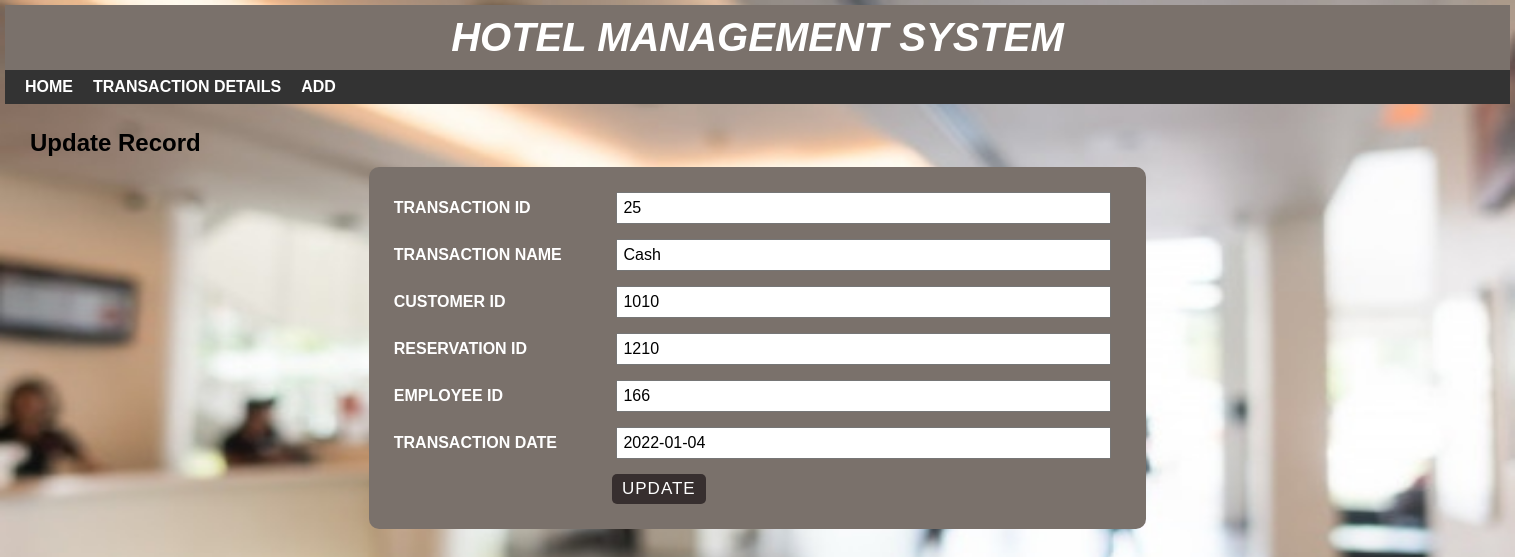
/updatetransaction.php?TRANSACTION_ID=25, run on the app's committed database.
### tables this page shows
CREATE TABLE IF NOT EXISTS `transactions` (
  `TRANSACTION_ID` int NOT NULL AUTO_INCREMENT,
  `TRANSACTION_NAME` varchar(30) NOT NULL,
  `CUST_ID` int NOT NULL,
  `RESERVE_ID` int NOT NULL,
  `EMP_ID` int NOT NULL,
  `TRANSACTION_DATE` date NOT NULL,
  PRIMARY KEY (`TRANSACTION_ID`),
  KEY `CUST_ID` (`CUST_ID`),
  KEY `RESERVE_ID` (`RESERVE_ID`),
  KEY `EMP_ID` (`EMP_ID`)
);

### updatetransaction.php (the view, shortened to what this page needs)
<?php
include 'headers/headertransaction.php';
?>
<?php
include 'databaseconfig/config.php';
$TRANSACTION_ID = $_GET['TRANSACTION_ID'];
$sql = "SELECT * FROM TRANSACTIONS WHERE TRANSACTION_ID = '$TRANSACTION_ID'";
$result = mysqli_query($conn, $sql) or die("Query Unsuccessful.");
if (mysqli_num_rows($result) > 0) {
  while ($row = mysqli_fetch_assoc($result)) {
?>
    <div id="main-content">
      <h2>Update Record</h2>
      <form class="post-form" action="<?php echo $_SERVER['PHP_SELF']; ?>" method="post">
        <div class="form-group">
          <label>TRANSACTION ID</label>
          <input type="text" name="e1" value="<?php echo $row['TRANSACTION_ID']; ?>" />
        </div>
        <div class="form-group">
          <label>TRANSACTION NAME</label>
          <input type="text" name="e2" value="<?php echo $row['TRANSACTION_NAME']; ?>" />
        </div>
        <div class="form-group">
          <label>CUSTOMER ID</label>
          <input type="text" name="e3" value="<?php echo $row['CUST_ID']; ?>" />
        </div>
        <div class="form-group">
          <label>RESERVATION ID</label>
          <input type="text" name="e4" value="<?php echo $row['RESERVE_ID']; ?>" />
        </div>
        <div class="form-group">
          <label>EMPLOYEE ID</label>
          <input type="text" name="e5" value="<?php echo $row['EMP_ID']; ?>" />
        </div>
        <div class="form-group">
          <label>TRANSACTION DATE</label>
          <input type="text" name="e6" value="<?php echo $row['TRANSACTION_DATE']; ?>" />
        </div>
        <input class="submit" type="submit" name="updatebtn" value="update" />
      </form>
  <?php
  }
}
  ?>
    </div>

### css/style.css (style rules this page uses)
body { font: 16px arial; margin: 0; padding: 0; background-image: url("../images/hotel-lobby.jpg"); background-repeat: no-repeat; background-attachment: fixed; background-size: 100% 100%; }
#main-content { padding: 25px; min-height: 400px; }
#main-content h2 { margin: 0 0 10px; text-transform: capitalize; }
#main-content .post-form { width: 50%; padding: 25px; margin: 0 auto 10px; background-color: #7a716b; border-radius: 10px; }
#main-content .post-form .form-group { margin: 0 0 15px; }
#main-content .post-form .form-group label { width: 30%; display: inline-block; color: #fff; font-weight: 600; }
#main-content .post-form .form-group input, #main-content .post-form .form-group select { font-size: 16px; width: 66%; display: inline-block; padding: 5px; margin: 0; }
#main-content .post-form .submit { font-size: 17px; letter-spacing: 1px; text-transform: uppercase; padding: 5px 10px; color: #fff; background-color: #372f2f; border: none; border-radius: 5px; margin: 0 0 0 30%; cursor: pointer; transition: all 0.3s; }

### data on the page
transactions: e1 "25", e2 "Cash", e3 "1010", e4 "1210", e5 "166", e6 "2022-01-04"
